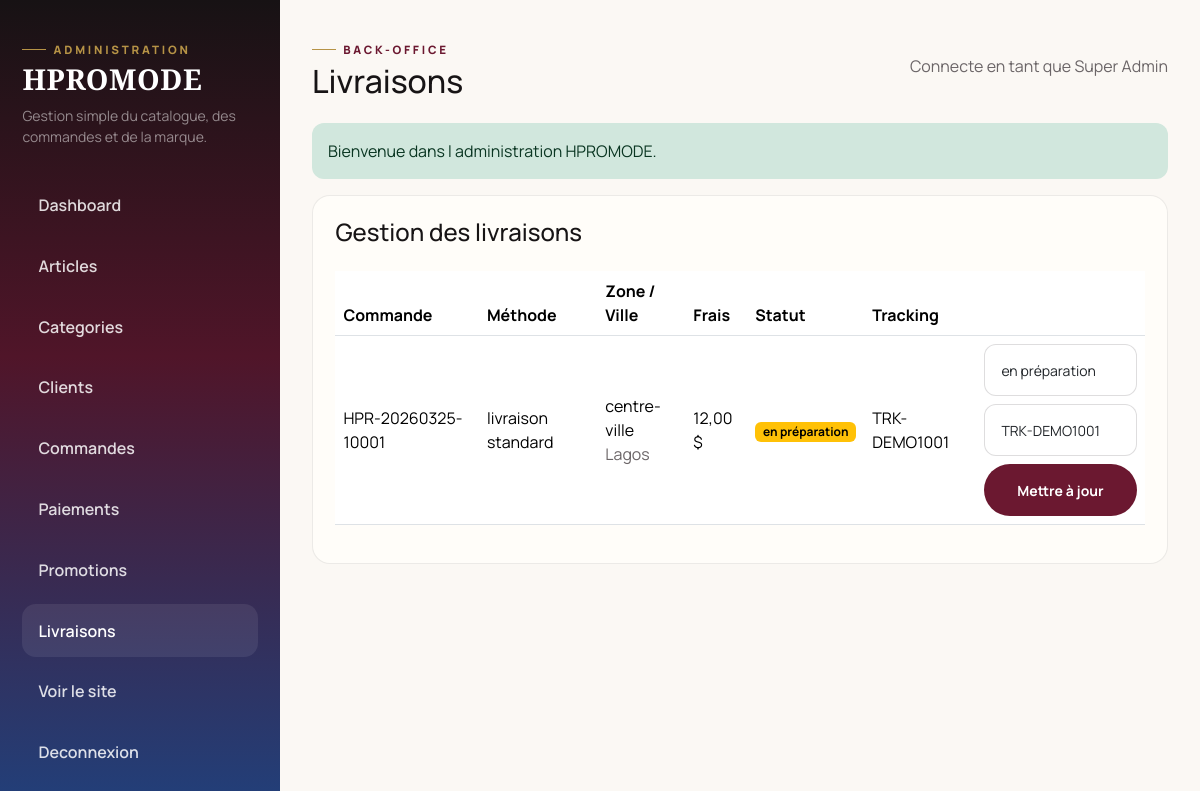
The page /admin/deliveries.php (signed in) on the database its author committed.
### tables this page shows
CREATE TABLE deliveries (
    id INT AUTO_INCREMENT PRIMARY KEY,
    order_id INT NOT NULL,
    delivery_method VARCHAR(120) NOT NULL,
    delivery_zone VARCHAR(120) DEFAULT NULL,
    delivery_city VARCHAR(120) DEFAULT NULL,
    fee DECIMAL(10,2) NOT NULL DEFAULT 0,
    status VARCHAR(60) NOT NULL DEFAULT 'en attente',
    tracking_number VARCHAR(120) DEFAULT NULL,
    created_at TIMESTAMP DEFAULT CURRENT_TIMESTAMP,
    CONSTRAINT fk_deliveries_order FOREIGN KEY (order_id) REFERENCES orders(id) ON DELETE CASCADE
);

CREATE TABLE orders (
    id INT AUTO_INCREMENT PRIMARY KEY,
    user_id INT NOT NULL,
    order_number VARCHAR(80) NOT NULL UNIQUE,
    first_name VARCHAR(100) NOT NULL,
    last_name VARCHAR(100) NOT NULL,
    phone VARCHAR(50) NOT NULL,
    email VARCHAR(180) NOT NULL,
    address VARCHAR(255) NOT NULL,
    city VARCHAR(120) NOT NULL,
    country VARCHAR(120) NOT NULL,
    subtotal DECIMAL(10,2) NOT NULL DEFAULT 0,
    delivery_fee DECIMAL(10,2) NOT NULL DEFAULT 0,
    discount_amount DECIMAL(10,2) NOT NULL DEFAULT 0,
    total_amount DECIMAL(10,2) NOT NULL DEFAULT 0,
    delivery_method VARCHAR(120) NOT NULL,
    delivery_zone VARCHAR(120) DEFAULT NULL,
    payment_method VARCHAR(120) NOT NULL,
    payment_status VARCHAR(60) NOT NULL DEFAULT 'en attente',
    delivery_status VARCHAR(60) NOT NULL DEFAULT 'en attente',
    promo_code VARCHAR(80) DEFAULT NULL,
    notes TEXT DEFAULT NULL,
    created_at TIMESTAMP DEFAULT CURRENT_TIMESTAMP,
    CONSTRAINT fk_orders_user FOREIGN KEY (user_id) REFERENCES users(id) ON DELETE CASCADE
);

### includes/functions.php (called while the page is built, shortened)
<?php
function e($value)
{
    $value = (string) $value;
    return htmlspecialchars($value, ENT_QUOTES, 'UTF-8');
}
function format_price($price)
{
    return number_format((float) $price, 2, ',', ' ') . ' $';
}
function hpromode_lower($value)
{
    $value = trim((string) $value);
    if (function_exists('mb_strtolower')) {
        return mb_strtolower($value, 'UTF-8');
    }
    return strtolower($value);
}
function badge_class($status)
{
    $normalized = hpromode_lower($status);
    switch ($normalized) {
        case 'en attente':
        case 'pending':
        case 'en préparation':
        case 'preparation':
        case 'draft':
            return 'warning';
    }
}

### admin/deliveries.php (the view, shortened to what this page needs)
<?php
require_once __DIR__ . '/includes_top.php';
$deliveries = $pdo->query(
    'SELECT d.*, o.order_number
     FROM deliveries d
     JOIN orders o ON o.id = d.order_id
     ORDER BY d.created_at DESC'
)->fetchAll();
?>
<div class="glass-panel">
    <h3 class="h4 mb-4">Gestion des livraisons</h3>
    <div class="table-responsive">
        <table class="table align-middle">
            <thead>
                <tr>
                    <th>Commande</th>
                    <th>Méthode</th>
                    <th>Zone / Ville</th>
                    <th>Frais</th>
                    <th>Statut</th>
                    <th>Tracking</th>
                    <th></th>
                </tr>
            </thead>
            <tbody>
                <?php foreach ($deliveries as $delivery): ?>
                    <tr>
                        <td><?= e($delivery['order_number']) ?></td>
                        <td><?= e($delivery['delivery_method']) ?></td>
                        <td>
                            <div><?= e($delivery['delivery_zone']) ?></div>
                            <div class="small-muted"><?= e($delivery['delivery_city']) ?></div>
                        </td>
                        <td><?= format_price((float) $delivery['fee']) ?></td>
                        <td><span class="badge text-bg-<?= badge_class($delivery['status']) ?>"><?= e($delivery['status']) ?></span></td>
                        <td><?= e($delivery['tracking_number']) ?></td>
                        <td>
                            <form method="post" class="d-grid gap-2">
                                <select name="status" class="form-select form-select-sm">
                                    <?php foreach (['en attente', 'en préparation', 'expédiée', 'livrée'] as $status): ?>
                                        <option value="<?= e($status) ?>" <?= $delivery['status'] === $status ? 'selected' : '' ?>><?= e($status) ?></option>
                                    <?php endforeach; ?>
                                </select>
                                <input type="text" name="tracking_number" class="form-control form-control-sm" value="<?= e($delivery['tracking_number']) ?>" placeholder="Référence tracking">
                                <button class="btn btn-dark btn-sm" type="submit" name="update_delivery" value="1">Mettre à jour</button>
                            </form>
                        </td>
                    </tr>
                <?php endforeach; ?>
            </tbody>
        </table>
    </div>
</div>
<?php require_once __DIR__ . '/includes_bottom.php'; ?>

### assets/css/style.css (style rules this page uses)
:root { --bg: #fbf8f4; --surface: #fffdf9; --surface-soft: #f3eee8; --ink: #171415; --muted: #6b6567; --line: rgba(23, 20, 21, 0.08); --line-strong: rgba(23, 20, 21, 0.14); --bordeaux: #6b1830; --royal: #244a8f; --gold: #b69346; --gold-soft: #dfcb95; --radius-xl: 26px; --radius-lg: 18px; --radius-md: 12px; }
* { box-sizing: border-box; }
html { scroll-behavior: smooth; }
body { margin: 0; font-family: 'Manrope', sans-serif; color: var(--ink); background: var(--bg); min-height: 100vh; }
.small-muted { color: var(--muted); }
.btn { border-radius: 999px; padding: 0.9rem 1.4rem; font-weight: 700; }
.btn-dark { color: #fff; border: 1px solid rgba(107, 24, 48, 0.35); background: var(--bordeaux); }
.form-control, .form-select { min-height: 52px; padding: 0.9rem 1rem; border: 1px solid var(--line-strong); border-radius: var(--radius-md); background: #fff; }
.summary-card, .filter-card, .glass-panel { background: var(--surface); border: 1px solid var(--line); border-radius: var(--radius-lg); }
.summary-card, .filter-card, .glass-panel, .auth-card { padding: 1.4rem; }
.admin-body, .admin-login-body { background: var(--bg); }

### rows shown on the page
deliveries: order.order_number "HPR-20260325-10001", delivery_method "livraison standard", delivery_zone "centre-ville", delivery_city "Lagos", fee "12,00 $", status "en préparation", tracking_number "TRK-DEMO1001"

### other values the page prints
isset($pageTitle) ? $pageTitle : 'Administration' "Livraisons"
array_value(current_admin(), 'name', 'Administrateur') "Super Admin"
$message "Bienvenue dans l administration HPROMODE."
form field status "en préparation"
